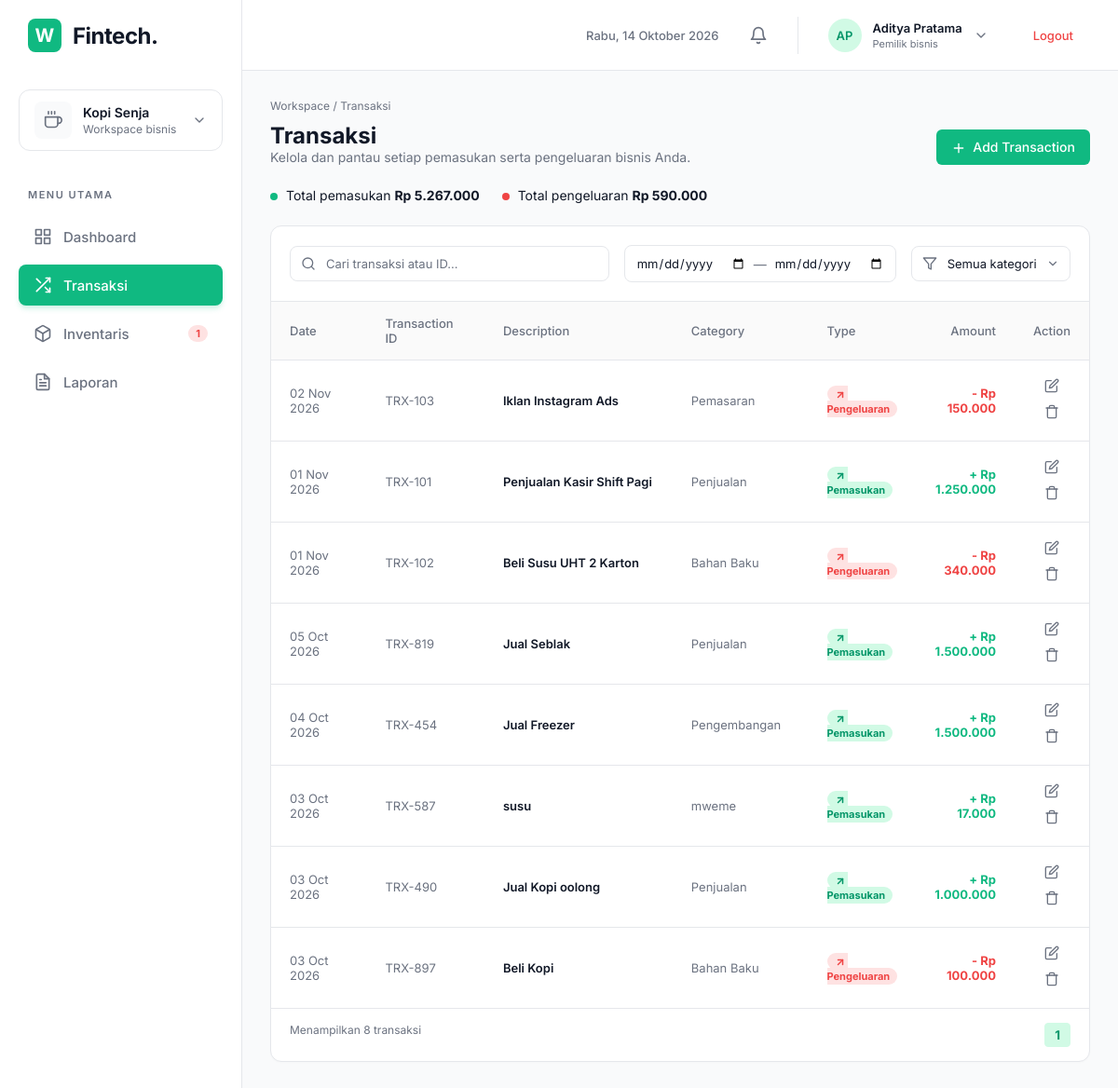
Page /transaksi.php (signed in) on the committed database.
### tables this page shows
CREATE TABLE `transaksi` (
  `id` int(11) NOT NULL,
  `tanggal` date NOT NULL,
  `trx_id` varchar(20) NOT NULL,
  `deskripsi` varchar(255) NOT NULL,
  `kategori` varchar(50) NOT NULL,
  `tipe` enum('Pemasukan','Pengeluaran') NOT NULL,
  `jumlah` decimal(15,2) NOT NULL
);

### koneksi.php (called while the page is built, shortened)
<?php
function tanggalIndo($tanggal) {
    $hari = ['Minggu', 'Senin', 'Selasa', 'Rabu', 'Kamis', 'Jumat', 'Sabtu'];
    $bulan = ['', 'Januari', 'Februari', 'Maret', 'April', 'Mei', 'Juni', 'Juli', 'Agustus', 'September', 'Oktober', 'November', 'Desember'];
    $timestamp = strtotime($tanggal);
    return $hari[date('w', $timestamp)] . ', ' . date('d', $timestamp) . ' ' . $bulan[date('n', $timestamp)] . ' ' . date('Y', $timestamp);
}
?>

### transaksi.php (the view, shortened to what this page needs)
<?php include 'koneksi.php';
$search_query = isset($_GET['search']) ? $conn->real_escape_string($_GET['search']) : '';
$start_date = isset($_GET['start_date']) ? $conn->real_escape_string($_GET['start_date']) : '';
$end_date = isset($_GET['end_date']) ? $conn->real_escape_string($_GET['end_date']) : '';
$where_sql = "";
$q_transaksi = $conn->query("SELECT * FROM transaksi $where_sql ORDER BY tanggal DESC");
$total_trx_tampil = $q_transaksi->num_rows;
$q_total_filtered = $conn->query("
    SELECT
        SUM(CASE WHEN tipe='Pemasukan' THEN jumlah ELSE 0 END) as total_masuk,
        SUM(CASE WHEN tipe='Pengeluaran' THEN jumlah ELSE 0 END) as total_keluar
    FROM transaksi
    $where_sql
");
$data_total = $q_total_filtered->fetch_assoc();
$total_masuk_tampil = $data_total['total_masuk'] != null ? $data_total['total_masuk'] : 0;
$total_keluar_tampil = $data_total['total_keluar'] != null ? $data_total['total_keluar'] : 0;
?>
<!DOCTYPE html>
<html lang="id">
<head>
    <link rel="stylesheet" href="style.css?v=<?= time(); ?>">
</head>
<body>
    <div class="app-layout">
        <?php include 'sidebar.php'; ?>
        <main class="main-content">
            <?php include 'header.php'; ?>
            <div class="content-body">
                <div class="breadcrumb">Workspace / Transaksi</div>
                <div class="page-header" style="margin-bottom: 24px;">
                    <div>
                        <h1>Transaksi</h1>
                        <p class="text-muted">Kelola dan pantau setiap pemasukan serta pengeluaran bisnis Anda.</p>
                    </div>
                    <button class="btn-primary" onclick="document.getElementById('modalTrx').style.display='flex'">
                        <svg width="16" height="16" viewBox="0 0 24 24" fill="none" stroke="currentColor" stroke-width="2" stroke-linecap="round" stroke-linejoin="round" style="margin-right:4px; vertical-align:middle;"><line x1="12" y1="5" x2="12" y2="19"></line><line x1="5" y1="12" x2="19" y2="12"></line></svg>
                        Add Transaction
                    </button>
                </div>
                <div class="trx-summary" style="margin-bottom:24px; display:flex; gap:24px; align-items: center; font-size: 14px;">
                    <div><span class="dot bg-green"></span> Total pemasukan <strong style="color:var(--text-main);">Rp <?= number_format($total_masuk_tampil, 0, ',', '.') ?></strong></div>
                    <div><span class="dot bg-red"></span> Total pengeluaran <strong style="color:var(--text-main);">Rp <?= number_format($total_keluar_tampil, 0, ',', '.') ?></strong></div>
                </div>
                <div class="card p-0">
                    <form method="GET" action="transaksi.php" id="filterForm">
                        <div class="table-toolbar" style="border-bottom: 1px solid var(--border);">
                            <div class="toolbar-group flex-2">
                                <input type="text" name="search" placeholder="Cari transaksi atau ID..." class="input-search" value="<?= htmlspecialchars($search_query) ?>">
                            </div>
                            <div class="toolbar-group flex-1" style="padding: 10px 12px 10px 12px; border: 1px solid var(--border); border-radius: 8px; background: #fff;">
                                <div class="date-range-container">
                                    <div class="date-input-wrapper">
                                        <input type="date" name="start_date" value="<?= htmlspecialchars($start_date) ?>" onchange="document.getElementById('filterForm').submit();" title="Dari Tanggal">
                                    </div>
                                    <span class="text-muted">—</span>
                                    <div class="date-input-wrapper">
                                        <input type="date" name="end_date" value="<?= htmlspecialchars($end_date) ?>" onchange="document.getElementById('filterForm').submit();" title="Sampai Tanggal">
                                    </div>
                                </div>
                            </div>
                            <div class="toolbar-group flex-1">
                                <select name="kategori" class="input-search" onchange="document.getElementById('filterForm').submit();">
                                    <option value="">Semua kategori</option>
                                </select>
                            </div>
                        </div>
                    </form>
                    <table class="data-table">
                        <thead>
                            <tr>
                                <th style="width: 13%;">Date</th>
                                <th style="width: 15%;">Transaction ID</th>
                                <th style="width: 27%;">Description</th>
                                <th style="width: 17%;">Category</th>
                                <th style="width: 10%;">Type</th>
                                <th style="text-align:right; width: 12%;">Amount</th>
                                <th style="text-align:center; width: 6%;">Action</th>
                            </tr>
                        </thead>
                        <tbody>
                            <?php
                            if ($total_trx_tampil > 0) {
                                while($row = $q_transaksi->fetch_assoc()) {
                                    $dateObj = date_create($row['tanggal']);
                                    $dateStr = date_format($dateObj, "d M Y");
                                    if ($row['tipe'] == 'Pemasukan') {
                                        $amountClass = 'text-green';
                                        $amountSign  = '+ ';
                                        $badgeClass  = 'badge-green';
                                        $arrow       = '<svg width="12" height="12" viewBox="0 0 24 24" fill="none" stroke="currentColor" stroke-width="3" stroke-linecap="round" stroke-linejoin="round" style="margin-right:2px; vertical-align:text-bottom;"><line x1="7" y1="17" x2="17" y2="7"></line><polyline points="7 7 17 7 17 17"></polyline></svg>';
                                    } else {
                                        $amountClass = 'text-red';
                                        $amountSign  = '- ';
                                        $badgeClass  = 'badge-red';
                                        $arrow       = '<svg width="12" height="12" viewBox="0 0 24 24" fill="none" stroke="currentColor" stroke-width="3" stroke-linecap="round" stroke-linejoin="round" style="margin-right:2px; vertical-align:text-bottom;"><line x1="7" y1="17" x2="17" y2="7"></line><polyline points="7 7 17 7 17 17"></polyline></svg>';
                                    }
                            ?>
                            <tr>
                                <td><span class="text-muted"><?= $dateStr ?></span></td>
                                <td><span class="text-muted"><?= $row['trx_id'] ?></span></td>
                                <td><strong style="color:var(--text-main); font-weight: 600;"><?= htmlspecialchars($row['deskripsi']) ?></strong></td>
                                <td style="white-space: nowrap;"><span class="text-muted"><?= htmlspecialchars($row['kategori']) ?></span></td>
                                <td><span class="badge <?= $badgeClass ?>"><?= $arrow ?> <?= $row['tipe'] ?></span></td>
                                <td style="text-align:right"><strong class="<?= $amountClass ?>"><?= $amountSign ?>Rp <?= number_format($row['jumlah'], 0, ',', '.') ?></strong></td>
                                <td style="text-align:center">
                                    <button type="button" class="btn-icon" title="Edit" onclick="openEditModal('<?= $row['id'] ?>', '<?= $row['tanggal'] ?>', '<?= htmlspecialchars($row['deskripsi'], ENT_QUOTES) ?>', '<?= htmlspecialchars($row['kategori'], ENT_QUOTES) ?>', '<?= $row['tipe'] ?>', '<?= $row['jumlah'] ?>')">
                                        <svg width="16" height="16" viewBox="0 0 24 24" fill="none" stroke="currentColor" stroke-width="2" stroke-linecap="round" stroke-linejoin="round"><path d="M11 4H4a2 2 0 0 0-2 2v14a2 2 0 0 0 2 2h14a2 2 0 0 0 2-2v-7"></path><path d="M18.5 2.5a2.121 2.121 0 0 1 3 3L12 15l-4 1 1-4 9.5-9.5z"></path></svg>
                                    </button>
                                    <form method="POST" action="" style="display:inline-block;" onsubmit="return confirm('Apakah Anda yakin ingin menghapus transaksi ini?');">
                                        <button type="submit" name="hapus_trx" class="btn-icon text-red" title="Hapus">
                                            <svg width="16" height="16" viewBox="0 0 24 24" fill="none" stroke="currentColor" stroke-width="2" stroke-linecap="round" stroke-linejoin="round"><polyline points="3 6 5 6 21 6"></polyline><path d="M19 6v14a2 2 0 0 1-2 2H7a2 2 0 0 1-2-2V6m3 0V4a2 2 0 0 1 2-2h4a2 2 0 0 1 2 2v2"></path></svg>
                                        </button>
                                    </form>
                                </td>
                            </tr>
                            <?php
                                }
                            } else {
                                echo "<tr><td colspan='7' style='text-align:center; padding: 30px;' class='text-muted'>Tidak ada transaksi ditemukan pada filter tersebut.</td></tr>";
                            }
                            ?>
                        </tbody>
                    </table>
                    <div class="table-footer">
                        <span class="text-muted">Menampilkan <?= $total_trx_tampil ?> transaksi</span>
                        <div class="pagination"><button class="active">1</button></div>
                    </div>
                </div>
            </div>
        </main>
    </div>
</body>
</html>

### sidebar.php (shortened to what this page needs)
<?php
$current_page = basename($_SERVER['PHP_SELF']);
$q_badge = $conn->query("SELECT COUNT(*) as low_stock FROM inventaris WHERE stok < 10");
$low_stock_count = $q_badge->fetch_assoc()['low_stock'];
$active_index = "";
$active_transaksi = "";
$active_inventaris = "";
$active_laporan = "";
if ($current_page == 'transaksi.php') {
    $active_transaksi = "active";
}
?>
<aside class="sidebar">
    <div class="logo">
        <div class="logo-icon">W</div>
        <h2>Fintech.</h2>
    </div>
    <div class="workspace-card">
        <div class="ws-icon">
        </div>
        <div class="ws-info">
            <h4>Kopi Senja</h4>
            <p>Workspace bisnis</p>
        </div>
        <div class="ws-arrow">
            <svg width="16" height="16" viewBox="0 0 24 24" fill="none" stroke="currentColor" stroke-width="2" stroke-linecap="round" stroke-linejoin="round"><polyline points="6 9 12 15 18 9"></polyline></svg>
        </div>
    </div>
    <p class="menu-label">MENU UTAMA</p>
    <nav class="menu">
        <a href="index.php" class="<?= $active_index ?>">
            Dashboard
        </a>
        <a href="transaksi.php" class="<?= $active_transaksi ?>">
            Transaksi
        </a>
        <a href="inventaris.php" class="<?= $active_inventaris ?>">
            Inventaris
            <?php if ($low_stock_count > 0) { ?>
                <span class="badge"><?= $low_stock_count ?></span>
            <?php } ?>
        </a>
        <a href="laporan.php" class="<?= $active_laporan ?>">
            Laporan
        </a>
    </nav>
</aside>

### header.php
<header class="header">
    <div class="header-right">
        <span class="date"><?= tanggalIndo(date('Y-m-d')) ?></span>
        <div class="notification">
            <svg width="20" height="20" viewBox="0 0 24 24" fill="none" stroke="currentColor" stroke-width="2" stroke-linecap="round" stroke-linejoin="round">
                <path d="M18 8A6 6 0 0 0 6 8c0 7-3 9-3 9h18s-3-2-3-9"></path>
                <path d="M13.73 21a2 2 0 0 1-3.46 0"></path>
            </svg>
        </div>
        <div class="user-profile">
            <div class="avatar">AP</div>
            <div class="user-info">
                <h4><?= isset($_SESSION['nama_lengkap']) ? htmlspecialchars($_SESSION['nama_lengkap']) : 'Aditya Pratama' ?></h4>
                <p>Pemilik bisnis</p>
            </div>
            <svg width="16" height="16" viewBox="0 0 24 24" fill="none" stroke="#6b7280" stroke-width="2" stroke-linecap="round" stroke-linejoin="round">
                <polyline points="6 9 12 15 18 9"></polyline>
            </svg>
        </div>
        <a href="logout.php" style="margin-left: 16px; color: var(--red); font-size: 13px; text-decoration: none; font-weight: 500;">Logout</a>
    </div>
</header>

### rows in the picture
transaksi: tanggal "02 Nov 2026", trx "TRX-103", deskripsi "Iklan Instagram Ads", kategori "Pemasaran", tipe "Pengeluaran", tipe "-", jumlah "150.000"
transaksi: tanggal "01 Nov 2026", trx "TRX-101", deskripsi "Penjualan Kasir Shift Pagi", kategori "Penjualan", tipe "Pemasukan", tipe "+", jumlah "1.250.000"
transaksi: tanggal "01 Nov 2026", trx "TRX-102", deskripsi "Beli Susu UHT 2 Karton", kategori "Bahan Baku", tipe "Pengeluaran", tipe "-", jumlah "340.000"
transaksi: tanggal "05 Oct 2026", trx "TRX-819", deskripsi "Jual Seblak", kategori "Penjualan", tipe "Pemasukan", tipe "+", jumlah "1.500.000"
transaksi: tanggal "04 Oct 2026", trx "TRX-454", deskripsi "Jual Freezer", kategori "Pengembangan", tipe "Pemasukan", tipe "+", jumlah "1.500.000"
transaksi: tanggal "03 Oct 2026", trx "TRX-587", deskripsi "susu", kategori "mweme", tipe "Pemasukan", tipe "+", jumlah "17.000"
transaksi: tanggal "03 Oct 2026", trx "TRX-490", deskripsi "Jual Kopi oolong", kategori "Penjualan", tipe "Pemasukan", tipe "+", jumlah "1.000.000"
transaksi: tanggal "03 Oct 2026", trx "TRX-897", deskripsi "Beli Kopi", kategori "Bahan Baku", tipe "Pengeluaran", tipe "-", jumlah "100.000"

### other values in the picture
$low_stock_count "1"
$_SESSION['nama_lengkap'] "Aditya Pratama"
$total_masuk_tampil "5.267.000"
$total_keluar_tampil "590.000"
$total_trx_tampil "8"
